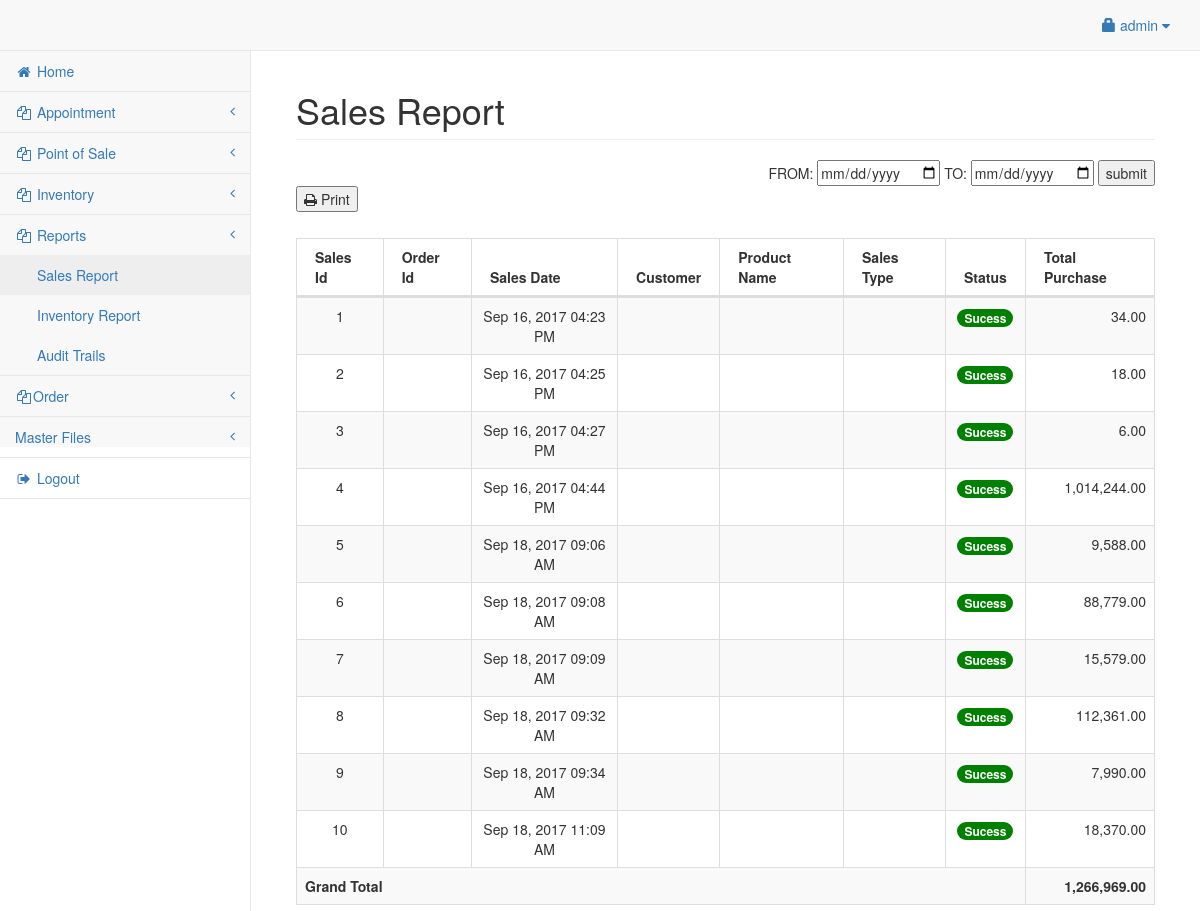
The page /admin/sales.php (signed in) on the database as committed earlier.
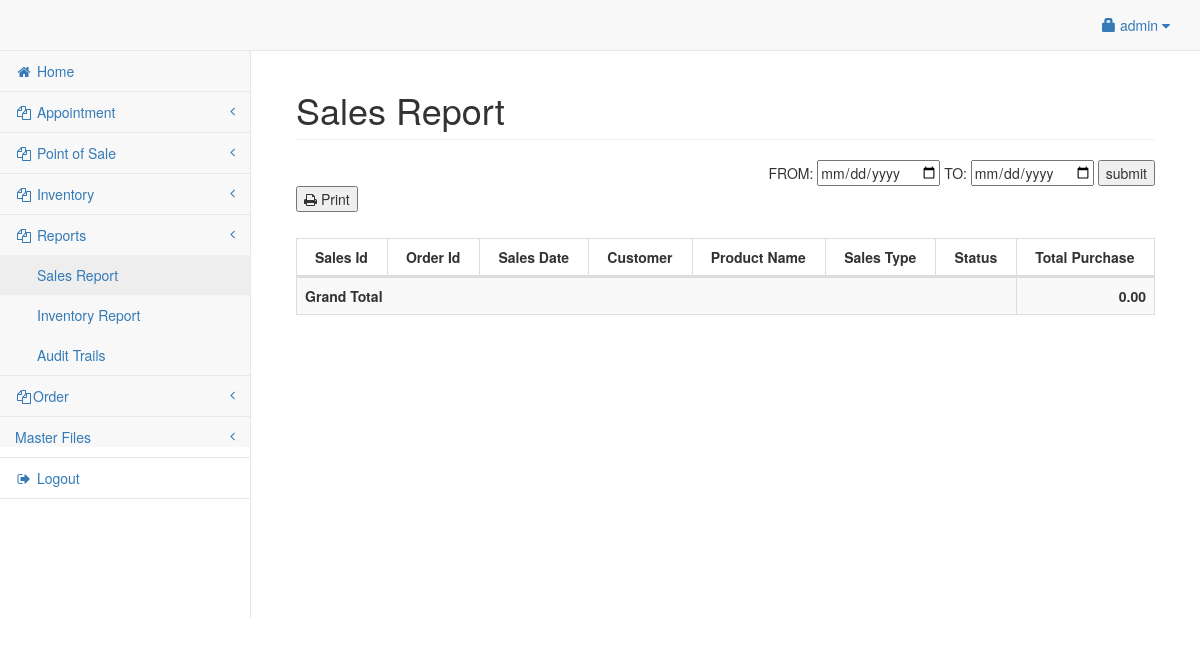
The same page on the database as committed later.
### tables this page shows
CREATE TABLE `sales` (
  `salesid` int(11) NOT NULL,
  `cartid` int(10) NOT NULL,
  `customer_name` varchar(100) NOT NULL,
  `sales_total` double NOT NULL,
  `sales_date` datetime NOT NULL,
  `sales_type` varchar(250) NOT NULL,
  `product_name` varchar(250) NOT NULL,
  `status` varchar(10) NOT NULL
);

### admin/sales.php (the view, shortened to what this page needs)
<?php include('header.php'); ?>
<body>
	<div id="wrapper">
		<?php include('navbar.php'); ?>
		<div style="height:50px;"></div>
		<div id="page-wrapper">
			<div class="container-fluid">
				<?php $to = date("Y-m-d");
				$total = 0;
				?>
				<div class="row">
					<div class="col-lg-12">
						<h1 class="page-header">Sales Report</h1>
						<div align="right">
							<form method="POST">
								<span>FROM: </span>
								<input type="date" name="from">
								<span>TO: </span>
								<input type="date" name="to">
								<input type="submit" name="Submit1" value="submit" />
							</form>
						</div>
						<form method="post" action="print_sales.php" target="_new" class="form-inline">
							<div class="form-group">
								<button class="submit" id="print" >
									<i class="fa fa-print"></i> Print
								</button></a>
							</div>
						</form>
					</div>
				</div>
				<br>
				<div class="row">
					<div class="col-lg-12">
						<table width="100%" class="table table-striped table-bordered table-hover" id="salesTable">
							<thead>
								<tr>
									<th>Sales Id</th>
									<th>Order Id</th>
									<th>Sales Date</th>
									<th>Customer</th>
									<th>Product Name</th>
									<th>Sales Type</th>
									<th>Status</th>
									<th>Total Purchase</th>
								</tr>
							</thead>
							<tbody>
								<?php
								if (isset($_POST["Submit1"])) {
									$from = $_POST['from'];
									$to = $_POST['to'];
									$iq = mysqli_query($conn, "SELECT * FROM sales  WHERE DATE(sales_date) BETWEEN '$from' AND '$to' ORDER by sales_date asc");
									while ($sqrow = mysqli_fetch_array($iq)) {
								?>
										<tr>
											<td class="hidden"></td>
											<td>
												<center><?php echo date('M d, Y h:i A', strtotime($sqrow['sales_date'])); ?></center>
											</td>
											<td>
												<center><?php echo $sqrow['customer_name']; ?></center>
											</td>
											<td>
												<center>
													<?php echo $sqrow['product_name']; ?></center>
											</td>
											<td>
												<center>
													<?php echo $sqrow['sales_type']; ?></center>
											</td>
											<td align="right"><?php echo number_format($sqrow['sales_total'], 2);
																$total += $sqrow['sales_total']; ?></td>
										</tr>
									<?php	} ?>
									<tr>
										<td colspan="4"><strong>Grand Total</strong></span></td>
										<td><strong><span class="pull-right"><?php echo number_format($total, 2) ?></span><strong></td>
									</tr>
									<?php
								} else {
									$sq = mysqli_query($conn, "SELECT * FROM sales  ORDER by sales_date asc");
									while ($sqrow = mysqli_fetch_array($sq)) {
									?>
										<tr>
											<td>
												<center><?php echo $sqrow['salesid']; ?></center>
											</td>
											<td>
											</td>
											<td>
												<center><?php echo date('M d, Y h:i A', strtotime($sqrow['sales_date'])); ?></center>
											</td>
											<td>
											</td>
											<td>
											</td>
											<td>
											</td>
											<td>
												<center> <?php if ($sqrow['status'] == 'Voided') { ?>
														<span class='badge badge-pill' style='background:red'><?php echo $sqrow['status']; ?></span>
												</center>
											</td>
										<?php   } else { ?>
											<span class='badge badge-pill' style='background:green'><?php echo 'Sucess' ?></span></center>
											</td>
										<?php     } ?>
										<td align="right"><?php echo number_format($sqrow['sales_total'], 2);
															$total += $sqrow['sales_total']; ?></td>
										</tr>
									<?php
									}
									?>
									<tr>
										<td colspan="7"><strong>Grand Total</strong></span></td>
										<td><strong><span class="pull-right"><?php echo number_format($total, 2) ?></span><strong></td>
									</tr>
								<?php
								}
								?>
							</tbody>
						</table>
					</div>
				</div>
			</div>
		</div>
	</div>
</body>
</html>

Rows that differ between the two databases and show on the page:
removed sales: salesid "1", sales_date "Sep 16, 2017 04:23 PM", shows "Sucess", sales_total "34.00"
removed sales: salesid "2", sales_date "Sep 16, 2017 04:25 PM", shows "Sucess", sales_total "18.00"
removed sales: salesid "3", sales_date "Sep 16, 2017 04:27 PM", shows "Sucess", sales_total "6.00"
removed sales: salesid "4", sales_date "Sep 16, 2017 04:44 PM", shows "Sucess", sales_total "1,014,244.00"
removed sales: salesid "5", sales_date "Sep 18, 2017 09:06 AM", shows "Sucess", sales_total "9,588.00"
removed sales: salesid "6", sales_date "Sep 18, 2017 09:08 AM", shows "Sucess", sales_total "88,779.00"
removed sales: salesid "7", sales_date "Sep 18, 2017 09:09 AM", shows "Sucess", sales_total "15,579.00"
removed sales: salesid "8", sales_date "Sep 18, 2017 09:32 AM", shows "Sucess", sales_total "112,361.00"
removed sales: salesid "9", sales_date "Sep 18, 2017 09:34 AM", shows "Sucess", sales_total "7,990.00"
removed sales: salesid "10", sales_date "Sep 18, 2017 11:09 AM", shows "Sucess", sales_total "18,370.00"
Other text that changed with them:
$total: "1,266,969.00" → "0.00"
